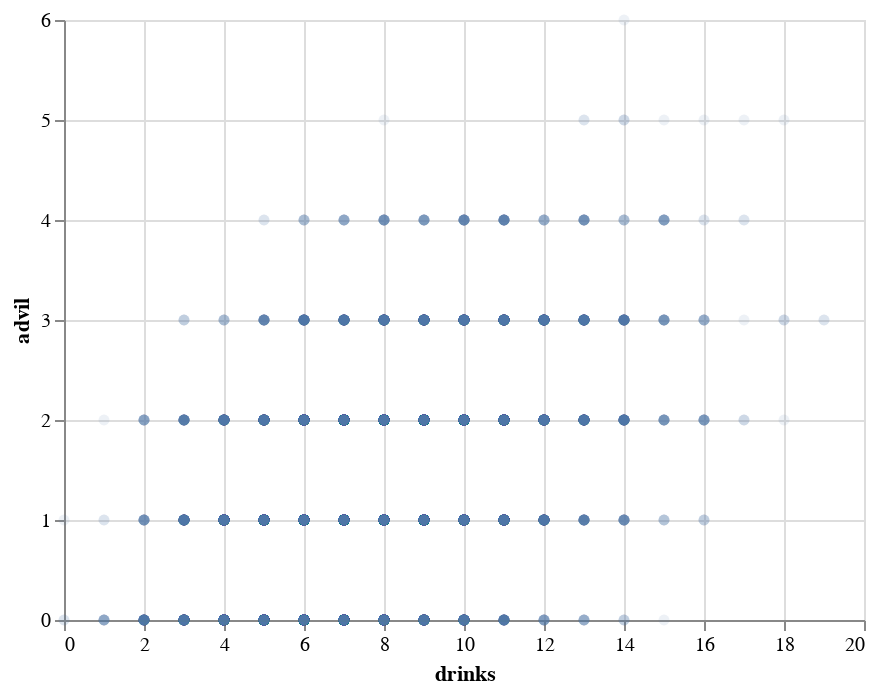

Here is the notebook cell this chart was saved with:
### Code cell
alt.Chart(df.sample(5000)).mark_circle(opacity=1/10).encode(x='drinks', y='advil')

### Figure 1 — Vega-Lite specification as saved in the notebook (floating-point values rounded to 4 significant figures; data arrays with more than 128 entries replaced by an {"elided": "..."} marker saying what was removed)
{"config": {"view": {"continuousWidth": 400, "continuousHeight": 300}}, "data": {"name": "data-644070544c40e0f4193ec01e03dcf9d6"}, "mark": {"type": "circle", "opacity": 0.1}, "encoding": {"x": {"type": "quantitative", "field": "drinks"}, "y": {"type": "quantitative", "field": "advil"}}, "$schema": "https://vega.github.io/schema/vega-lite/v4.0.0.json", "datasets": {"data-644070544c40e0f4193ec01e03dcf9d6": {"elided": "5000 records"}}}
